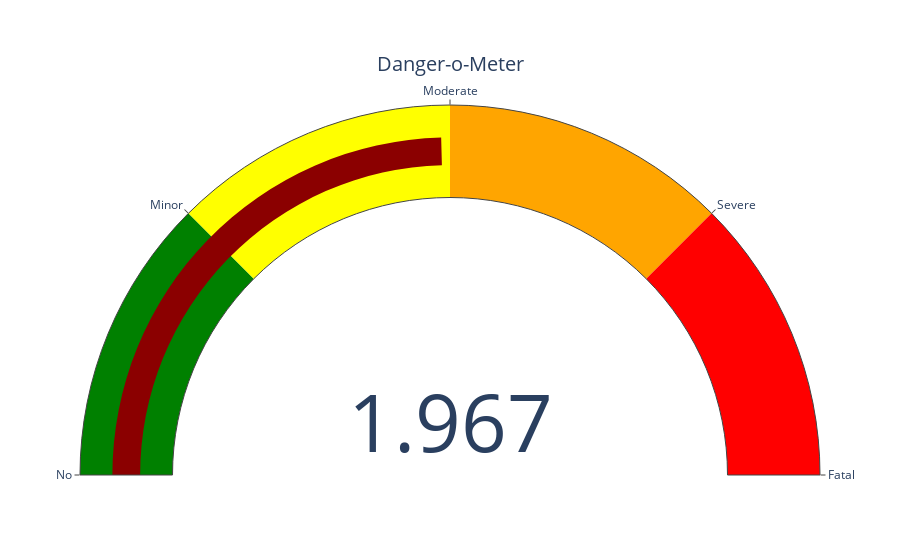

This figure's notebook cell:
### Code cell
# David's cell - Added the Danger-O-Meter visualization
value = df["injury_score"].mean()
import plotly.graph_objects as go
fig = go.Figure(go.Indicator(
    mode = "gauge+number",
    value = value,
    title = {"text": "Danger-o-Meter"},
    gauge = {
        'axis': {'range': [0, 4], 'tickvals': [0, 1, 2, 3, 4], 'ticktext': ["No", "Minor", "Moderate", "Severe", "Fatal"]},
        'bar': {'color': "darkred", 'thickness': 0.3},  # thinner pointer-like bar
        'steps': [
            {'range': [0, 1], 'color': "green"},
            #{'range': [1, 2], 'color': "lightgreen"},
            {'range': [1, 2], 'color': "yellow"},
            {'range': [2, 3], 'color': "orange"},
            {'range': [3, 4], 'color': "red"}
        ]
    }
))
fig.show()

### Figure 1 — Plotly figure (JSON) as saved in the notebook; plotly's stock layout.template omitted (floating-point values rounded to 4 significant figures)
{"data": [{"gauge": {"axis": {"range": [0, 4], "ticktext": ["No", "Minor", "Moderate", "Severe", "Fatal"], "tickvals": [0, 1, 2, 3, 4]}, "bar": {"color": "darkred", "thickness": 0.3}, "steps": [{"color": "green", "range": [0, 1]}, {"color": "yellow", "range": [1, 2]}, {"color": "orange", "range": [2, 3]}, {"color": "red", "range": [3, 4]}]}, "mode": "gauge+number", "title": {"text": "Danger-o-Meter"}, "type": "indicator", "value": 1.967}], "layout": {}}
